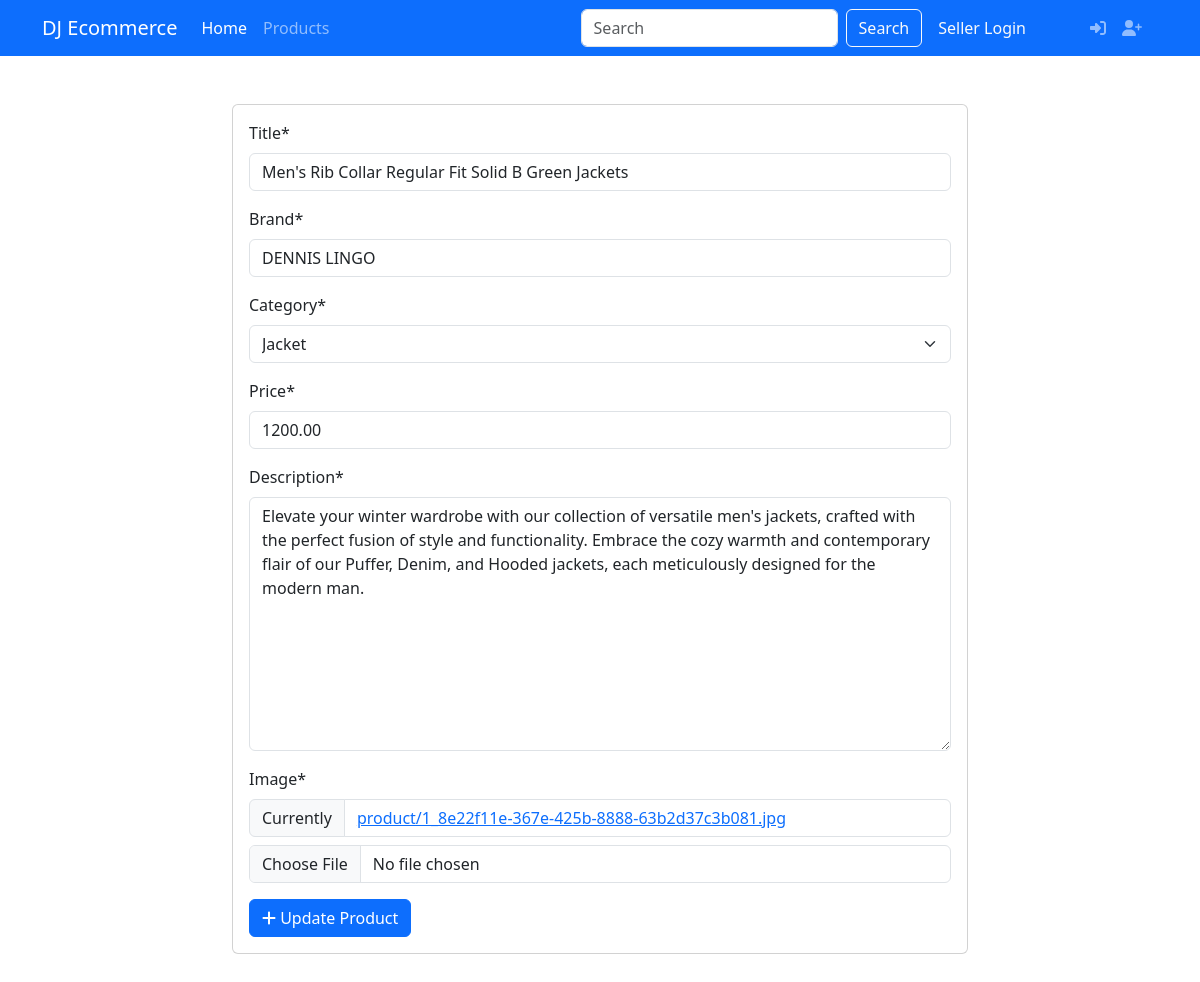
The app's page /product/edit/mens-rib-collar-regular-fit-solid-b-green-jackets/ with its own data.
### products/models.py (models this page shows)
class Product(models.Model):
    title = models.CharField(max_length = 244)
    brand = models.CharField(max_length = 255, default="N/A")
    category = models.ForeignKey(Category, on_delete = models.DO_NOTHING)
    price = models.DecimalField(max_digits=10, decimal_places=2)
    seller = models.ForeignKey(User, on_delete=models.CASCADE)
    description = models.TextField()
    image= models.ImageField(upload_to='product/')
    slug = models.SlugField(max_length= 255, unique= True)
    created_at = models.DateTimeField(auto_now_add = True)
    updated_at = models.DateTimeField(auto_now = True)

### products/views.py (the view, shortened to what this page needs)
# urls.py: path('product/edit/<slug:slug>/', product_edit, name='product_edit'),
def product_edit(request,slug):
    product = get_object_or_404(Product, slug=slug)
    form = ProductForm(instance=product)
    return render(
        request,'products/edit.html',
        context={'form': form}
    )

### products/forms.py
class ProductForm(forms.ModelForm):
    class Meta:
        model = Product
        fields = ['title','brand', 'category',
                  'price','description','image']

### products/models.py (called while the page is built)
    def __str__(self):
        return self.name

### templates/products/edit.html (shortened to what this page needs)
{% extends 'layout/base.html' %}
{% load static %}
{% load crispy_forms_tags %}
{% block content %}
<div class="container py-5">
    <div class="row">
        <div class="col-md-8 mx-auto">
            <form method="post" class="card" enctype="multipart/form-data">
                <div class="card-body">
                    {{ form|crispy }}
                    <button class="btn btn-primary">
                        <i class="fas fa-plus"></i> Update Product
                    </button>
                </div>
            </form>
        </div>
    </div>
</div>
{% endblock content %}

### records on screen
Product: title "Men's Rib Collar Regular Fit Solid B Green Jackets", brand "DENNIS LINGO", category "Jacket", price "1200.00", description "Elevate your winter wardrobe with our collection of versatile men's jackets, crafted with the perfect fusion of style and functionality. Embrace the cozy warmth and contemporary flair of our Puffer, Denim, and Hooded jackets, each meticulously designed for the modern man."
